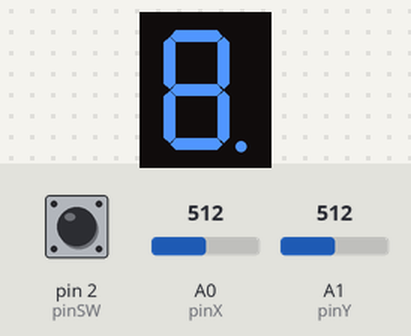
Recording of a sketch running on a simulated Arduino Uno, built with avr-gcc and run on an emulated ATmega328P. Parts: 1-digit seven-segment display. Wiring (inferred from the names in the program): 1-digit 7-segment display, segments lit when LOW: segments pin 10, pin 9, pin 8, pin 7, pin 6, pin 5, pin 4, pin 12. The test bench sets the inputs (shaded band); at power-on: A1 (pinY) = 512, pin 2 (pinSW) HIGH, A0 (pinX) = 512. The segment pins are drawn as the display they are named for.

Above: at 0.75 s.
1.3 s: A1 (pinY) set to 390
At 1.65 s:
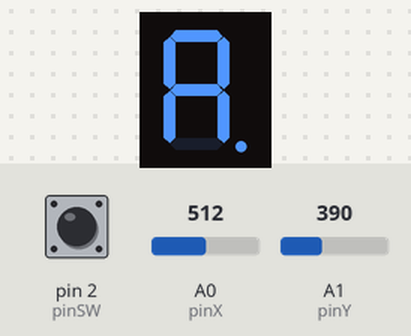
4.3 s: pin 2 (pinSW) pulled LOW for 3.2 s
At 5.85 s:
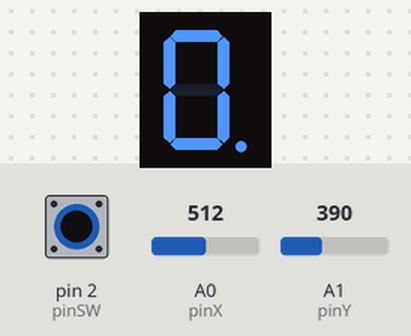
Timing chart, 0 to 7.3 s (numbered marks = the images above; inputs shaded):
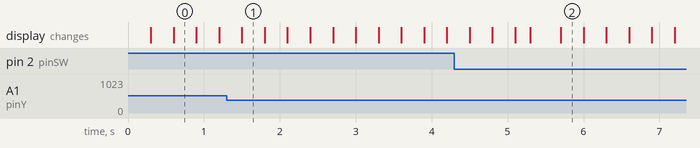

Measured:
- after the input at 1.3 s, the display: changes after 0.20 s (image 1)

The sketch:

homework_4.ino
```cpp
/*
Homework 4

This sketch use the position of the joystick to draw on a 7-segment display.
Behaviour:
  ~The segments should jump only to neighbours, without moving through obstacles.
  ~The initial position is on the DP.
  ~The current postion always blinks.
  ~Short pressing the switch button toggles the segment state (from ON to OFF and vice-versa).
  ~Long pressing the switch button resets the entire display (turn off all the segmets and
  set the current postion to the DP).

Created 05/11/2023
By Ana-Iulia Staci

Modified 06/11/2023
By Ana-Iulia Staci

https://github.com/iuliastaci/IntroductionToRobotics

*/

// Define pins for the 7-segment display
const int pinA = 12;
const int pinB = 10;
const int pinC = 9;
const int pinD = 8;
const int pinE = 7;
const int pinF = 6;
const int pinG = 5;
const int pinDP = 4;


// Define pins for the joystick
const int pinX = A0; // Analog pin connected to X output
const int pinY = A1; // Analog pin connected to Y output
const int pinSW = 2;

// Define variables for controlling 7-segment display
const int segSize = 8;
bool commonAnode = false;

// States of segments
byte segmentState = LOW;
byte dpState = LOW;

// Define variables for joystick
int xValue = 0;
int yValue = 0;
byte swState = LOW;
const int minThreshold = 400;
const int maxThreshold = 600;
bool joyMoved = false;
long lastTimeJoyMoved = 0;

// Define variables for button debounce
long lastTimeSWPressed = 0;
int shortInterval = 50;
int longInterval = 1000;
byte currentSWRead = LOW;
byte previousSWRead = LOW;
byte currentJoyRead = LOW;
byte previousJoyRead = HIGH;
byte longSWPress = LOW;
volatile bool swPressed = false;

int segments[segSize] = {
  pinA, pinB, pinC, pinD, pinE, pinF, pinG, pinDP
};

int segmentStates[segSize] = {
  segmentState, segmentState, segmentState, segmentState, segmentState, segmentState, segmentState, segmentState
};

// Define variables for changing states
bool currentState = true; // state 1, false for state 2
bool changeState = false; // true - changing to state 2

// Define variables for blinking
unsigned long blinkInterval = 300;
unsigned long lastBlink = 0;


// Define segment matrix for 'natural' movement between segments
const int noOfDirections = 4;
const byte segmentMatrix[segSize][noOfDirections] = {
  {-1, 6, 5, 1}, // 0 - a
  {0, 6, 5, -1}, // 1 - b
  {6, 3, 4, 7}, // 2 - c
  {6,-1, 4, 2}, // 3 - d
  {6, 3,-1, 2}, // 4 - e
  {0, 6,-1, 1}, // 5 - f
  {0, 3,-1,-1}, // 6 - g
  {-1,-1, 2,-1}  // 7 - dp
// up, down, left, right
// -1 = N/A
};
const int up = 0;
const int down = 1;
const int left = 2;
const int right = 3;
int neighbourSegment = 0;

// Define current segment position
int currentSegment = segSize - 1; // Initial position on DP
int previousSegment = segSize - 1;


// Interrupt service routine for button press
void buttonInterrupt() {
  swPressed = true;
}

// Setup function
void setup() {
  // Initialize 7-segment display pins
  for (int i = 0; i < segSize; i++) {
    pinMode(segments[i], OUTPUT);
  }

  // Initialize joystick pins
  pinMode(pinX, INPUT);
  pinMode(pinY, INPUT);

  // Initialize button pin with an internal pull-up resistor
  pinMode(pinSW, INPUT_PULLUP);
  attachInterrupt(digitalPinToInterrupt(pinSW), buttonInterrupt, FALLING);

  if (commonAnode == true) {
    segmentState = !segmentState;
  }

  resetDisplay();
  Serial.begin(9600);
}


// Loop function
void loop() {
  //Check if the switch button was pressed
  if (swPressed) {
    swPressed = false;
    lastTimeSWPressed = millis();
  }

  // Check for long sw button press + debounce
  if (millis() - lastTimeSWPressed > longInterval) {
    currentSWRead = digitalRead(pinSW);
    if (currentSWRead != longSWPress) {
      longSWPress = currentSWRead;
      if (longSWPress == LOW) {
        resetDisplay();
      }
    }
    previousSWRead = currentSWRead;
  }
  // Check for short sw button press + debounce
  else if (millis() - lastTimeSWPressed > shortInterval) {
    currentSWRead = digitalRead(pinSW);
    if (currentSWRead != swState) {
      swState = currentSWRead;
      if (swState == LOW) {
        currentState != currentState;
        segmentStates[currentSegment] = !segmentStates[currentSegment];
      }
    }
    previousSWRead = currentSWRead;
  }

  // Check for state 1
  if (currentState) {
    // Blink the LED when selecting the segment
    if (millis() - lastBlink >= blinkInterval) {
      lastBlink = millis();
      segmentState = !segmentState;
      digitalWrite(segments[currentSegment], segmentState);
    }
    // Read joystick values
    int xValue = analogRead(pinX);
    int yValue = analogRead(pinY);
    // Check if the joystick was moved up
    if (xValue > maxThreshold && joyMoved == false) {
      joyMoved = true;
      moveSegment(up);
    }
    // Check if the joystick was moved down
    if (xValue < minThreshold && joyMoved == false) {
      joyMoved = true;
      moveSegment(down);
    }
    // Check if the joystick was moved left
    if (yValue < minThreshold && joyMoved == false) {
      joyMoved = true;
      moveSegment(left);
    }
    // Check if the joystick was moved right
    if (yValue > maxThreshold && joyMoved == false) {
      joyMoved = true;
      moveSegment(right);
    }
    // Check if the joystick was just a bit
    if ((xValue > minThreshold && xValue < maxThreshold) || (yValue > minThreshold && yValue < maxThreshold)) {
      currentJoyRead = LOW;
    }
    // Check if the joystick was moved in any direction
    if ((xValue < minThreshold || xValue > maxThreshold) || (yValue < minThreshold || yValue > maxThreshold )) {
      currentJoyRead = HIGH;
    }
    if (currentJoyRead != previousJoyRead) {
      lastTimeJoyMoved = millis();
      if (currentJoyRead == HIGH) {
        joyMoved = false;
      }
    }
    previousJoyRead = currentJoyRead;
  }
  // State 2
  else {
    if (changeState == false) {
      changeState = true;
      // Stop blinking the segment
      digitalWrite(segments[currentSegment], segmentStates[currentSegment]);
    }
  }


}

void moveSegment(int direction){
  neighbourSegment = segmentMatrix[currentSegment][direction];
  if (neighbourSegment != -1) {
    previousSegment = currentSegment;
    currentSegment = neighbourSegment;
    digitalWrite(segments[previousSegment], segmentStates[previousSegment]);
  }
}

void resetDisplay(){
  for (int i = 0; i < segSize; i++) {
    digitalWrite(segments[i], LOW);
  }
  currentSegment = segSize - 1;
  currentState = true;
}
```
